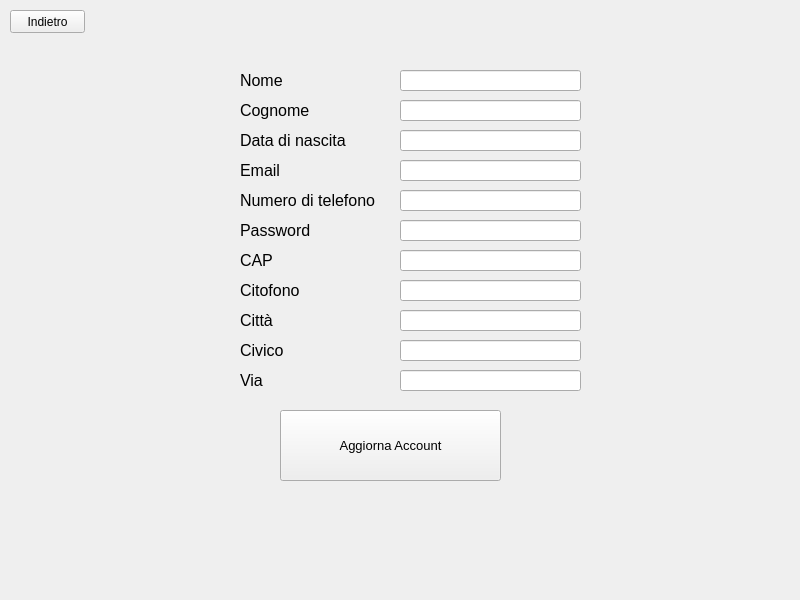
<?xml version="1.0" encoding="UTF-8"?>
<ui version="4.0">
 <class>LoginWindow</class>
 <widget class="QMainWindow" name="LoginWindow">
  <property name="geometry">
   <rect>
    <x>0</x>
    <y>0</y>
    <width>800</width>
    <height>600</height>
   </rect>
  </property>
  <property name="windowTitle">
   <string>MainWindow</string>
  </property>
  <widget class="QWidget" name="loginWidget">
   <widget class="QPushButton" name="pushButton_2">
    <property name="geometry">
     <rect>
      <x>10</x>
      <y>10</y>
      <width>75</width>
      <height>23</height>
     </rect>
    </property>
    <property name="text">
     <string>Indietro</string>
    </property>
   </widget>
   <widget class="QPushButton" name="pushButton_4">
    <property name="geometry">
     <rect>
      <x>280</x>
      <y>410</y>
      <width>221</width>
      <height>71</height>
     </rect>
    </property>
    <property name="font">
     <font>
      <pointsize>10</pointsize>
     </font>
    </property>
    <property name="text">
     <string>Aggiorna Account</string>
    </property>
   </widget>
   <widget class="QLabel" name="label_13">
    <property name="geometry">
     <rect>
      <x>240</x>
      <y>370</y>
      <width>141</width>
      <height>21</height>
     </rect>
    </property>
    <property name="font">
     <font>
      <pointsize>12</pointsize>
     </font>
    </property>
    <property name="text">
     <string>Via</string>
    </property>
   </widget>
   <widget class="QLabel" name="label_18">
    <property name="geometry">
     <rect>
      <x>240</x>
      <y>310</y>
      <width>141</width>
      <height>21</height>
     </rect>
    </property>
    <property name="font">
     <font>
      <pointsize>12</pointsize>
     </font>
    </property>
    <property name="text">
     <string>Città</string>
    </property>
   </widget>
   <widget class="QLabel" name="label_5">
    <property name="geometry">
     <rect>
      <x>240</x>
      <y>70</y>
      <width>141</width>
      <height>21</height>
     </rect>
    </property>
    <property name="font">
     <font>
      <pointsize>12</pointsize>
     </font>
    </property>
    <property name="text">
     <string>Nome</string>
    </property>
   </widget>
   <widget class="QLabel" name="label_6">
    <property name="geometry">
     <rect>
      <x>240</x>
      <y>130</y>
      <width>141</width>
      <height>21</height>
     </rect>
    </property>
    <property name="font">
     <font>
      <pointsize>12</pointsize>
     </font>
    </property>
    <property name="text">
     <string>Data di nascita</string>
    </property>
   </widget>
   <widget class="QLabel" name="label_27">
    <property name="geometry">
     <rect>
      <x>240</x>
      <y>100</y>
      <width>141</width>
      <height>21</height>
     </rect>
    </property>
    <property name="font">
     <font>
      <pointsize>12</pointsize>
     </font>
    </property>
    <property name="text">
     <string>Cognome</string>
    </property>
   </widget>
   <widget class="QLabel" name="label_31">
    <property name="geometry">
     <rect>
      <x>240</x>
      <y>250</y>
      <width>141</width>
      <height>21</height>
     </rect>
    </property>
    <property name="font">
     <font>
      <pointsize>12</pointsize>
     </font>
    </property>
    <property name="text">
     <string>CAP</string>
    </property>
   </widget>
   <widget class="QLabel" name="label_32">
    <property name="geometry">
     <rect>
      <x>240</x>
      <y>160</y>
      <width>141</width>
      <height>21</height>
     </rect>
    </property>
    <property name="font">
     <font>
      <pointsize>12</pointsize>
     </font>
    </property>
    <property name="text">
     <string>Email</string>
    </property>
   </widget>
   <widget class="QLabel" name="label_35">
    <property name="geometry">
     <rect>
      <x>240</x>
      <y>280</y>
      <width>141</width>
      <height>21</height>
     </rect>
    </property>
    <property name="font">
     <font>
      <pointsize>12</pointsize>
     </font>
    </property>
    <property name="text">
     <string>Citofono</string>
    </property>
   </widget>
   <widget class="QLabel" name="label_37">
    <property name="geometry">
     <rect>
      <x>240</x>
      <y>190</y>
      <width>141</width>
      <height>21</height>
     </rect>
    </property>
    <property name="font">
     <font>
      <pointsize>12</pointsize>
     </font>
    </property>
    <property name="text">
     <string>Numero di telefono</string>
    </property>
   </widget>
   <widget class="QLabel" name="label_39">
    <property name="geometry">
     <rect>
      <x>240</x>
      <y>340</y>
      <width>141</width>
      <height>21</height>
     </rect>
    </property>
    <property name="font">
     <font>
      <pointsize>12</pointsize>
     </font>
    </property>
    <property name="text">
     <string>Civico</string>
    </property>
   </widget>
   <widget class="QLineEdit" name="lineEdit">
    <property name="geometry">
     <rect>
      <x>400</x>
      <y>70</y>
      <width>181</width>
      <height>21</height>
     </rect>
    </property>
   </widget>
   <widget class="QLineEdit" name="lineEdit_2">
    <property name="geometry">
     <rect>
      <x>400</x>
      <y>100</y>
      <width>181</width>
      <height>21</height>
     </rect>
    </property>
   </widget>
   <widget class="QLineEdit" name="lineEdit_3">
    <property name="geometry">
     <rect>
      <x>400</x>
      <y>130</y>
      <width>181</width>
      <height>21</height>
     </rect>
    </property>
   </widget>
   <widget class="QLineEdit" name="lineEdit_4">
    <property name="geometry">
     <rect>
      <x>400</x>
      <y>160</y>
      <width>181</width>
      <height>21</height>
     </rect>
    </property>
   </widget>
   <widget class="QLineEdit" name="lineEdit_5">
    <property name="geometry">
     <rect>
      <x>400</x>
      <y>280</y>
      <width>181</width>
      <height>21</height>
     </rect>
    </property>
   </widget>
   <widget class="QLineEdit" name="lineEdit_6">
    <property name="geometry">
     <rect>
      <x>400</x>
      <y>250</y>
      <width>181</width>
      <height>21</height>
     </rect>
    </property>
   </widget>
   <widget class="QLineEdit" name="lineEdit_7">
    <property name="geometry">
     <rect>
      <x>400</x>
      <y>190</y>
      <width>181</width>
      <height>21</height>
     </rect>
    </property>
   </widget>
   <widget class="QLineEdit" name="lineEdit_8">
    <property name="geometry">
     <rect>
      <x>400</x>
      <y>310</y>
      <width>181</width>
      <height>21</height>
     </rect>
    </property>
   </widget>
   <widget class="QLineEdit" name="lineEdit_9">
    <property name="geometry">
     <rect>
      <x>400</x>
      <y>370</y>
      <width>181</width>
      <height>21</height>
     </rect>
    </property>
   </widget>
   <widget class="QLineEdit" name="lineEdit_10">
    <property name="geometry">
     <rect>
      <x>400</x>
      <y>340</y>
      <width>181</width>
      <height>21</height>
     </rect>
    </property>
   </widget>
   <widget class="QLineEdit" name="lineEdit_11">
    <property name="geometry">
     <rect>
      <x>400</x>
      <y>220</y>
      <width>181</width>
      <height>21</height>
     </rect>
    </property>
   </widget>
   <widget class="QLabel" name="label_38">
    <property name="geometry">
     <rect>
      <x>240</x>
      <y>220</y>
      <width>141</width>
      <height>21</height>
     </rect>
    </property>
    <property name="font">
     <font>
      <pointsize>12</pointsize>
     </font>
    </property>
    <property name="text">
     <string>Password</string>
    </property>
   </widget>
  </widget>
 </widget>
 <resources/>
 <connections/>
</ui>
